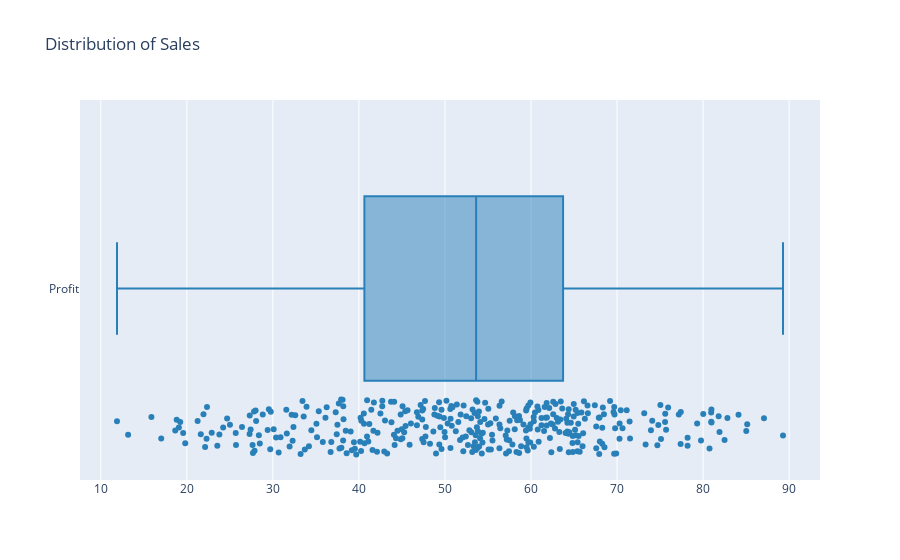

The code cell stored with this chart in its notebook:
### Code cell
# plot boxplot for sales price
fig = go.Figure()

fig.add_trace(go.Box(x = y, boxpoints = 'all', name = 'Profit', marker = dict(color = '#2980b9')))
fig.update_layout(title = 'Distribution of Sales')
fig.show()

### Figure 1 — Plotly figure (JSON) as saved in the notebook; plotly's stock layout.template omitted (floating-point values rounded to 4 significant figures; data arrays with more than 128 entries replaced by an {"elided": "..."} marker saying what was removed)
{"data": [{"boxpoints": "all", "marker": {"color": "#2980b9"}, "name": "Profit", "type": "box", "x": {"elided": "365 float values"}}], "layout": {"autosize": true, "title": {"text": "Distribution of Sales"}, "xaxis": {"autorange": true, "range": [7.579, 93.59], "type": "linear"}, "yaxis": {"autorange": true, "range": [-0.5169, 0.5], "type": "category"}}}
